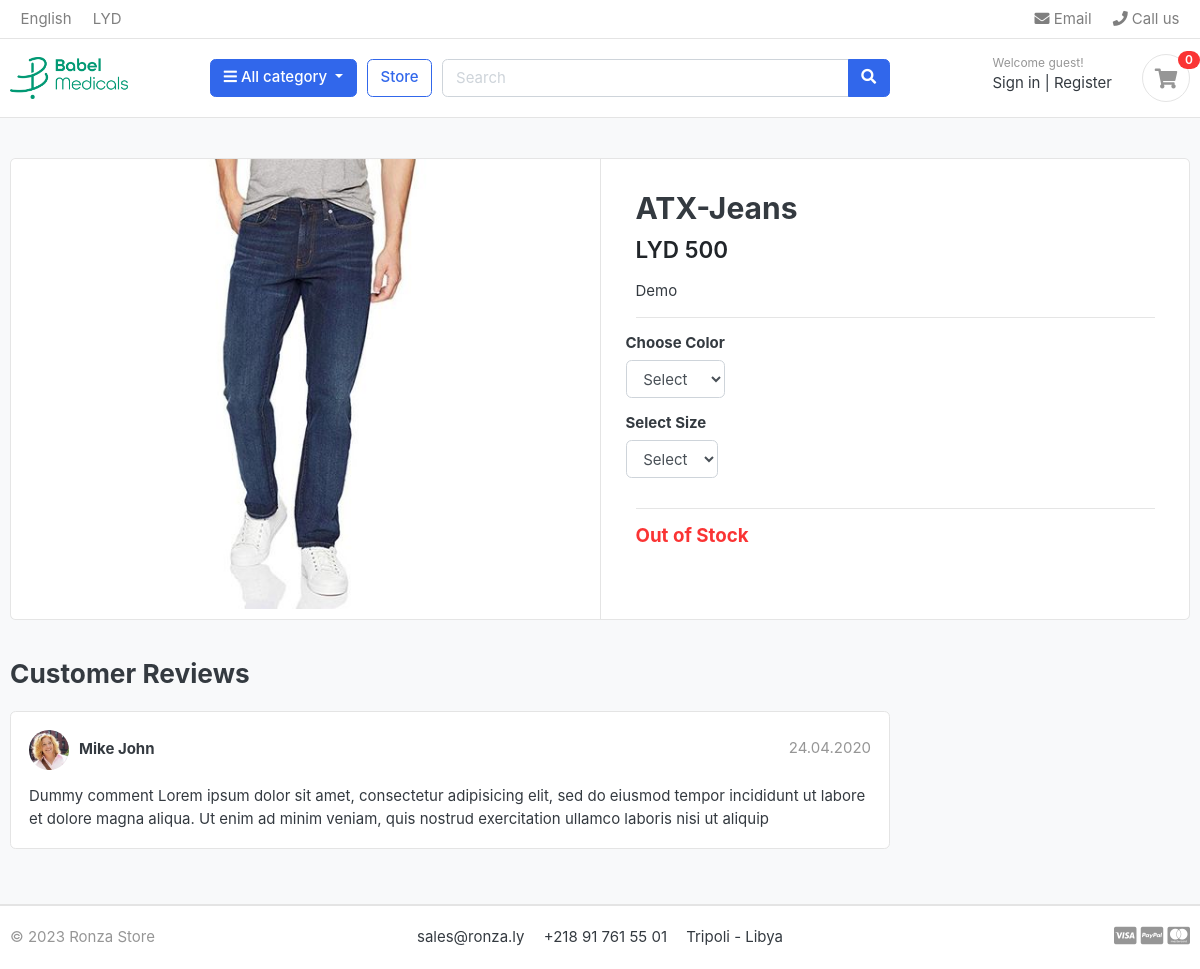
/store/category/jeans/atx-jeans/, run on an earlier commit of the app's database.
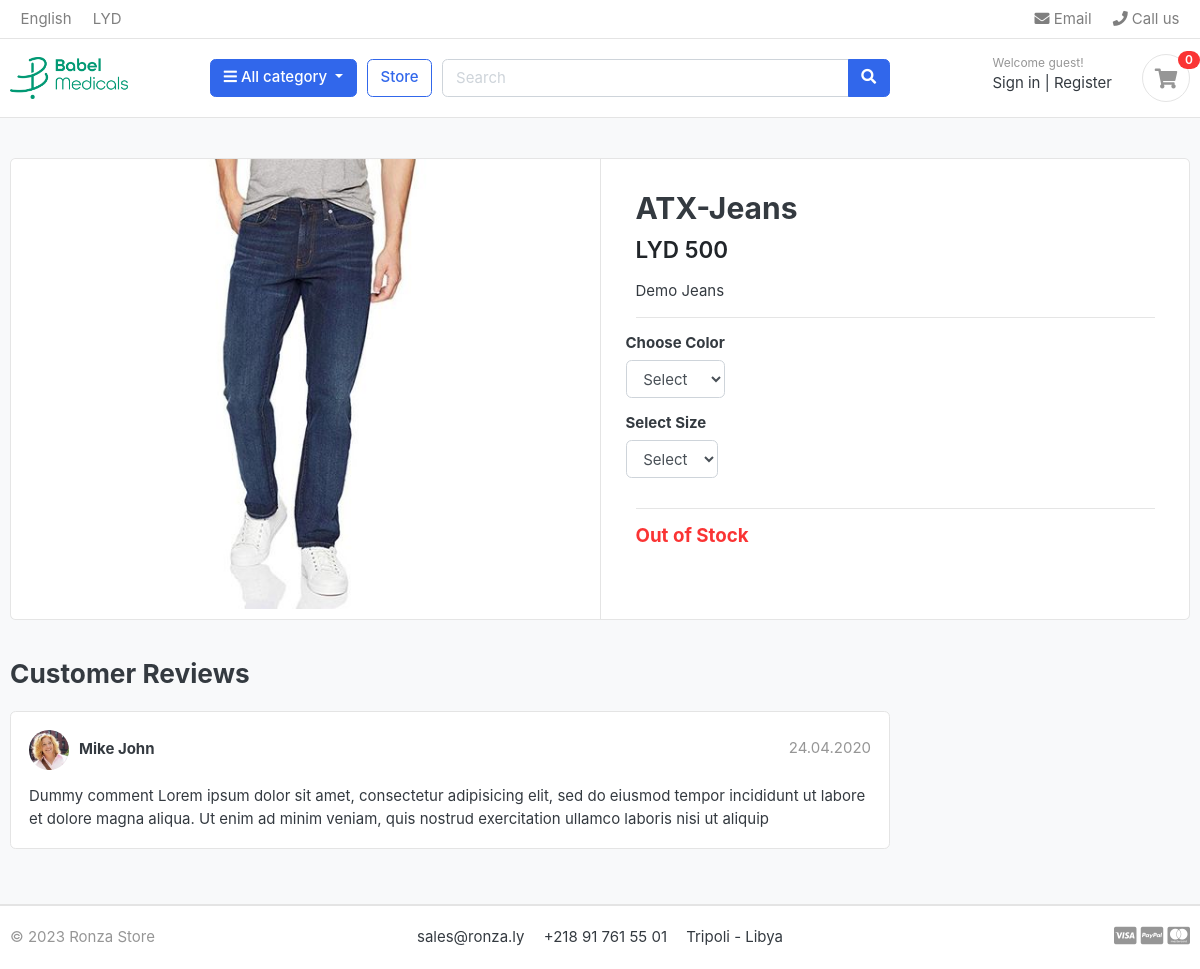
And on a later commit of the database.
### store/models.py (models this page shows, shortened)
class Product(models.Model):
    product_name = models.CharField(max_length=200, unique=True)
    slug = models.SlugField(max_length=200, unique=True)
    description = models.TextField(max_length=500, blank=True)
    price = models.IntegerField()
    images = models.ImageField(upload_to='photos/products')
    stock = models.IntegerField()
    is_available = models.BooleanField(default=True)
    category = models.ForeignKey(Category,on_delete=models.CASCADE)
    create_date = models.DateTimeField(auto_now_add=True)
    modified_date = models.DateTimeField(auto_now=True)

### store/views.py (the view)
# urls.py: path('store/category/<slug:category_slug>/<slug:product_slug>/', views.product_detail, name='product_detail'),
def product_detail(request, category_slug, product_slug):
    try:
        single_product = Product.objects.get(category__slug=category_slug, slug=product_slug)
        in_cart = CartItem.objects.filter(cart__cart_id=_cart_id(request), product=single_product).exists()
    except Exception as e:
        raise e
    context = {
        'single_product': single_product,
        'in_cart' : in_cart,
    }
    return render(request, 'store/product_detail.html', context)

### carts/context_processore.py (called while the page is built)
def counter(request):
    cart_count = 0
    if 'admin' in request.path:
        return{}
    else:
        try:
            cart = Cart.objects.filter(cart_id=_cart_id(request))
            cart_items = CartItem.objects.all().filter(cart=cart[:1])
            for cart_item in cart_items:
                cart_count += cart_item.quantity
        except Cart.DoesNotExist:
            cart_count = 0
    return dict(cart_count=cart_count)

### carts/views.py (called while the page is built)
def _cart_id(request):
    cart = request.session.session_key
    if not cart:
        cart = request.session.create()
    return cart

### category/contex_procesors.py (called while the page is built)
def menu_links(request):
    links = Category.objects.all()
    return dict(links=links)

### category/models.py (called while the page is built)
    def get_url(self):
        return reverse ('product_by_category', args=[self.slug])

### store/models.py (called while the page is built)
    def colors(self):
        return super(VariationManager, self).filter(variation_category='color',is_active=True)

    def sizes(self):
        return super(VariationManager, self).filter(variation_category='size',is_active=True)

### ronzastore/templates/store/product_detail.html (shortened to what this page needs)
{% extends 'base.html' %}
{% load static%}
{% block content %}
<section class="section-content padding-y bg">
    <div class="container">
    <div class="card">
        <div class="row no-gutters">
            <aside class="col-md-6">
    <article class="gallery-wrap">
        <div class="img-big-wrap">
           <a href="#"><img src="{{ single_product.images.url}}"></a>
        </div>
    </article>
            </aside>
            <main class="col-md-6 border-left">
<form action="{% url 'add_cart' single_product.id %}" method="POST">
  <article class="content-body">
  <h2 class="title">{{ single_product.product_name}}</h2>
  <div class="mb-3">
      <var class="price h4">LYD {{ single_product.price}}</var>
  </div>
  <p>{{single_product.description}}</p>
  <hr>
      <div class="row">
          <div class="item-option-select">
              <h6>Choose Color</h6>
              <select name="color" class="form-control" required>
                <option value="" disabled selected>Select</Option>
                </select>
          </div>
      </div>
      <div class="row">
        <div class="item-option-select">
            <h6>Select Size</h6>
            <select name="size" class="form-control">
              <option value="" disabled selected>Select</Option>
            </select>
        </div>
    </div>
      <hr>
      {% if single_product.stock <= 0 %}
          <h5 class="text-danger"> Out of Stock </h5>
          {% else %}
          <button type="submit" class="btn btn-primary"> <span class="text">Add to Cart</span> <i class="fas fa-shopping-cart"></i> </button>
      {% endif %}
  </article>
  </form>
            </main>
        </div>
    </div>
    <br>
    <div class="row">
                <div class="col-md-9">
        <header class="section-heading">
            <h3>Customer Reviews </h3>
        </header>
        <article class="box mb-3">
            <div class="icontext w-100">
                <img src="{% static './images/avatars/avatar1.jpg'%}" class="img-xs icon rounded-circle">
                <div class="text">
                    <span class="date text-muted float-md-right">24.04.2020 </span>
                    <h6 class="mb-1">Mike John </h6>
                </div>
            </div>
            <div class="mt-3">
                <p>
                    Dummy comment Lorem ipsum dolor sit amet, consectetur adipisicing elit, sed do eiusmod
                    tempor incididunt ut labore et dolore magna aliqua. Ut enim ad minim veniam,
                    quis nostrud exercitation ullamco laboris nisi ut aliquip
                </p>
            </div>
        </article>
        </div>
    </div>
    </div>
    </section>
{% endblock %}

What changed in the data, as far as the page shows it:
changed Product "ATX-Jeans": description "Demo" → "Demo Jeans"
